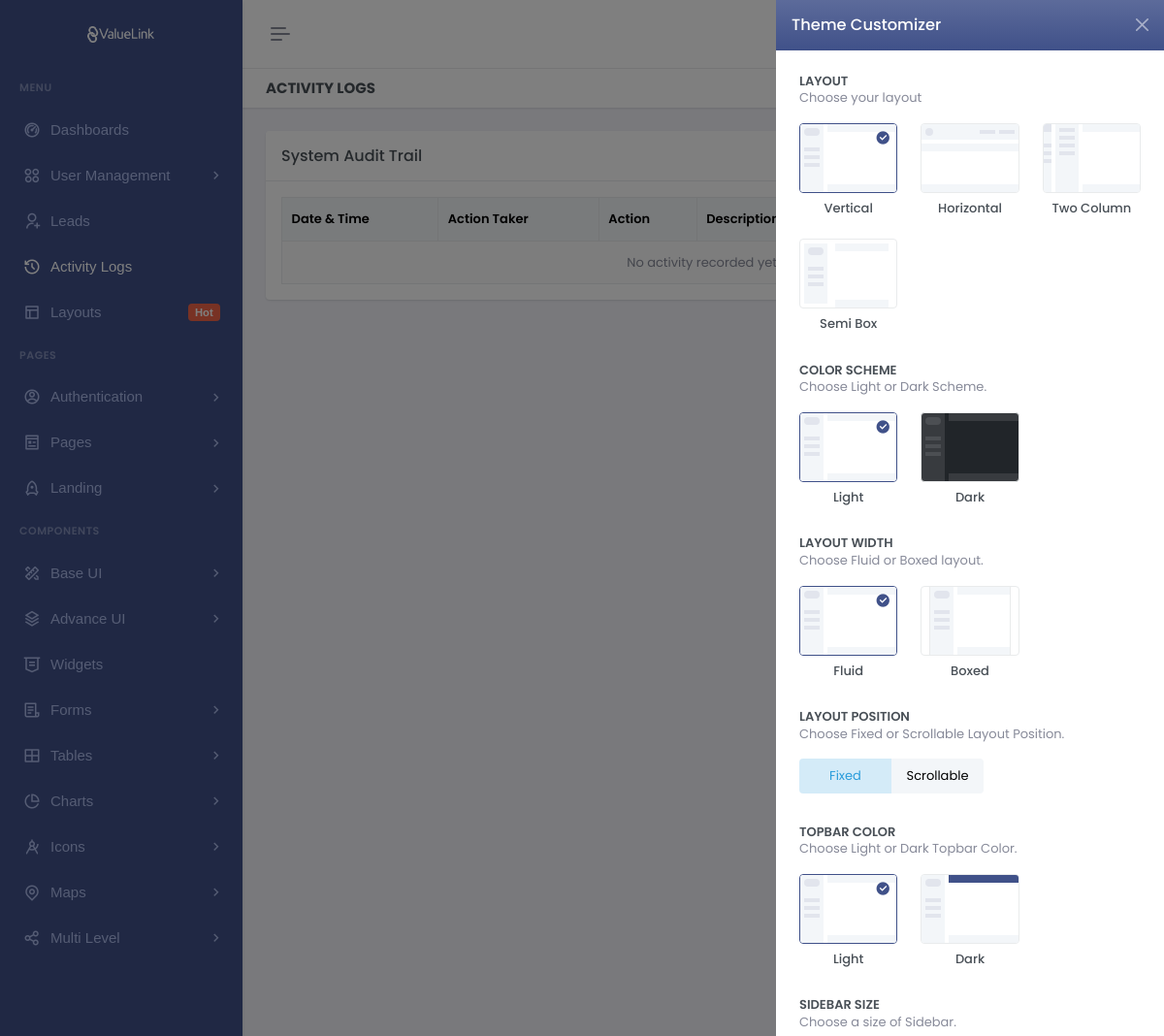
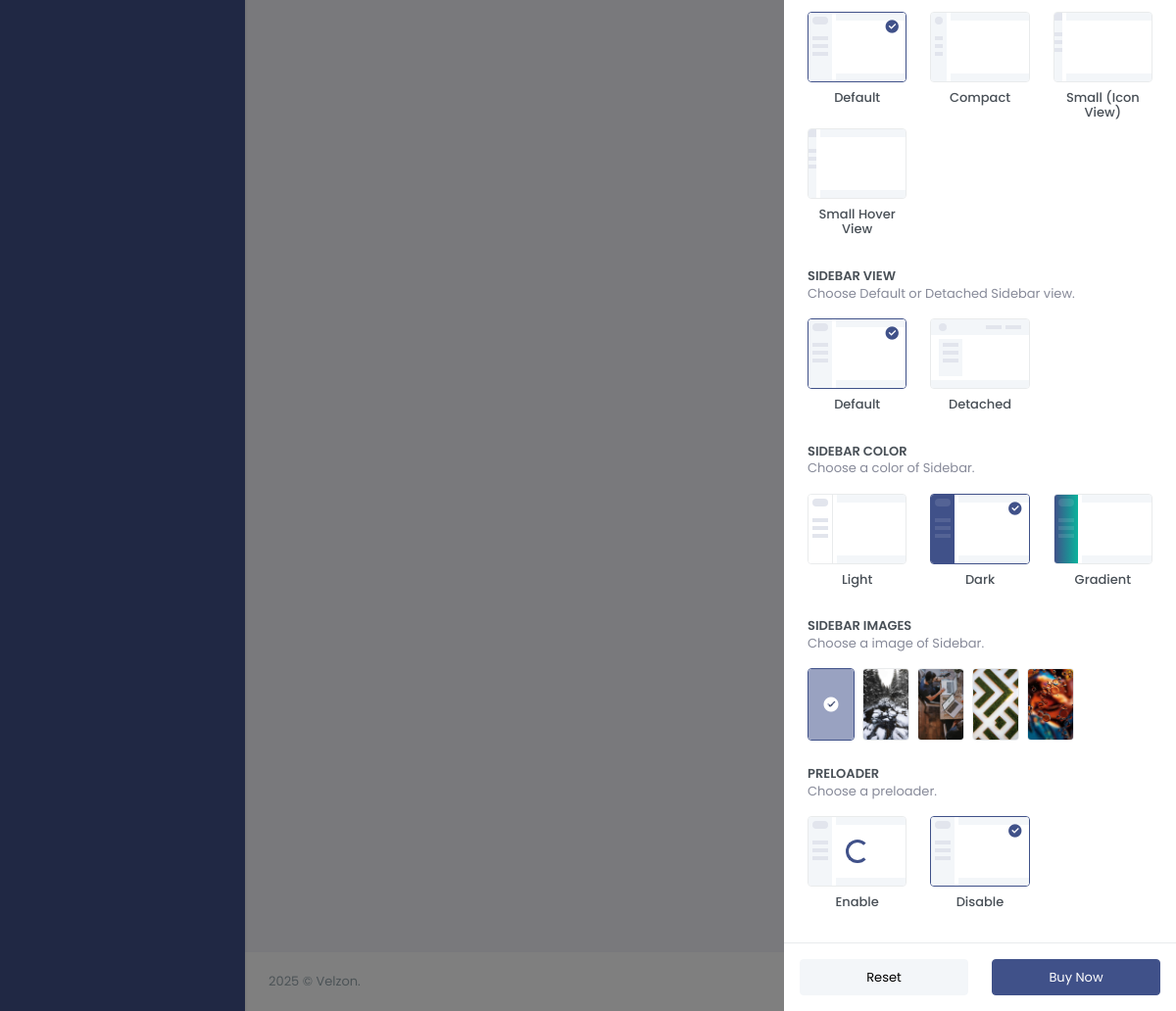
The page /logs.php (signed in) on the database as committed earlier (2 pictures, top to bottom).
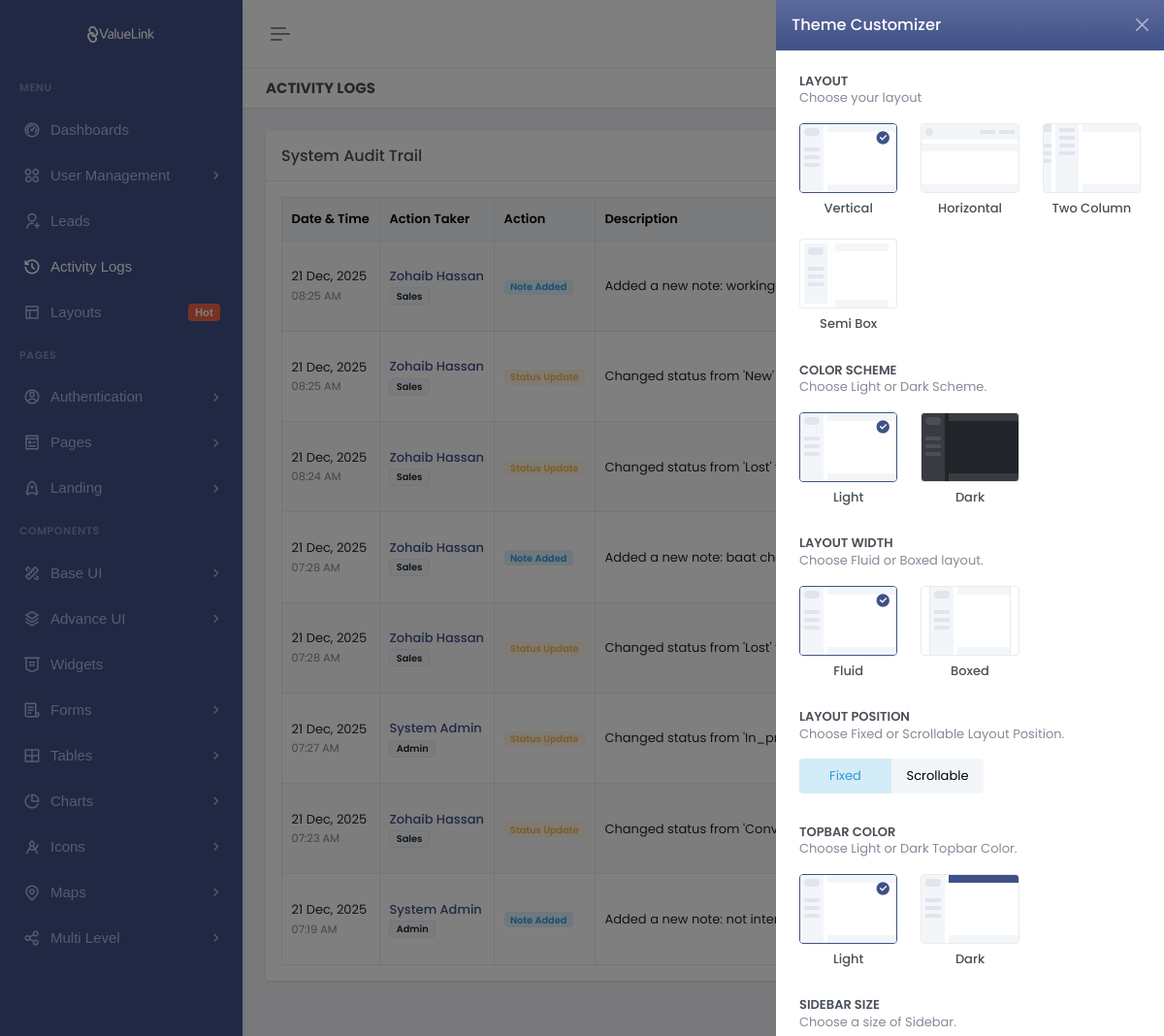
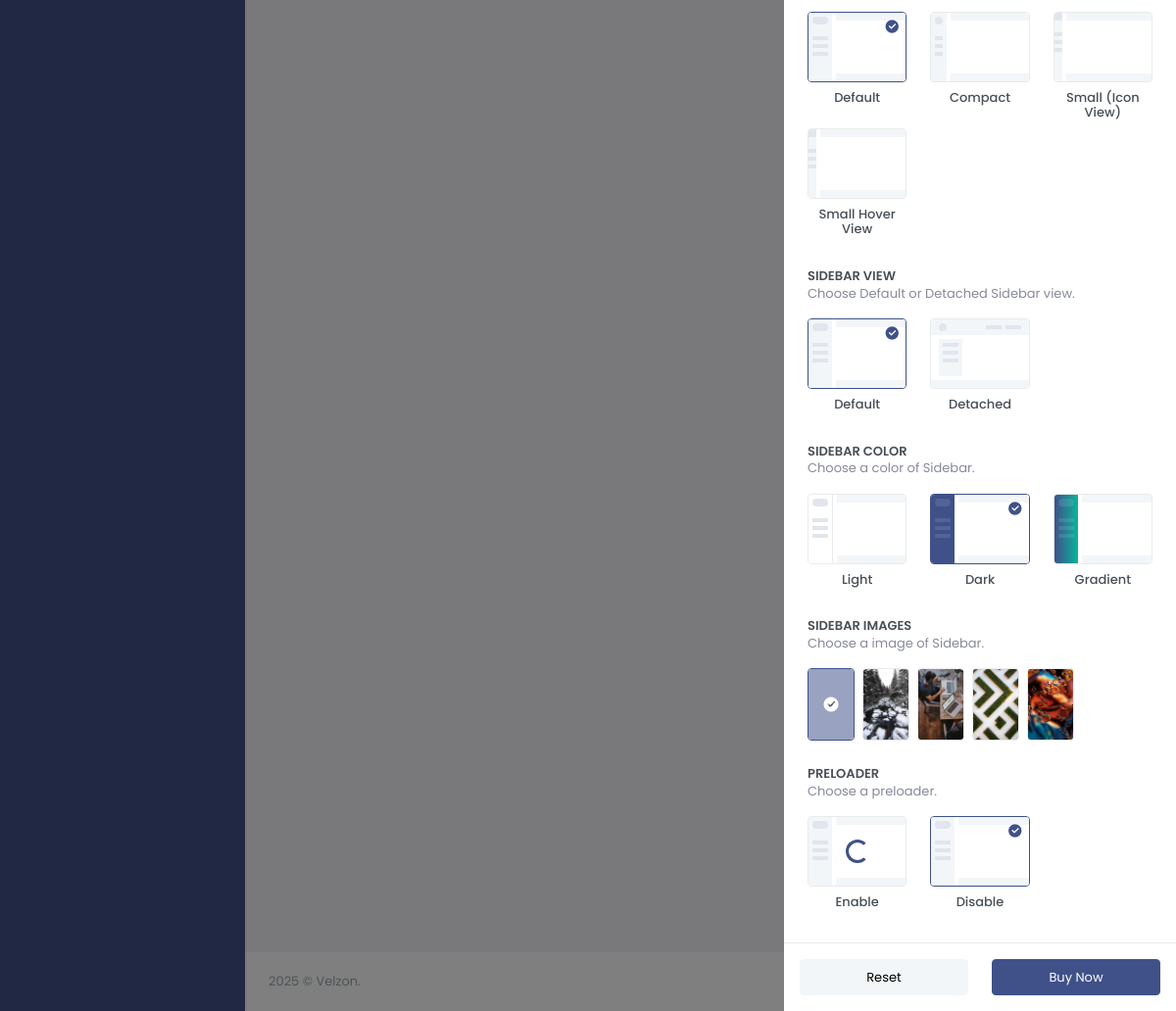
The same page on the database as committed later (2 pictures, top to bottom).
### tables this page shows
CREATE TABLE `activity_logs` (
  `id` int(11) NOT NULL,
  `user_id` int(11) NOT NULL,
  `lead_id` int(11) DEFAULT NULL,
  `lead_name` varchar(150) DEFAULT NULL,
  `lead_email` varchar(150) DEFAULT NULL,
  `lead_form` varchar(150) DEFAULT NULL,
  `lead_created_at` datetime DEFAULT NULL,
  `action_type` varchar(50) DEFAULT NULL,
  `description` text DEFAULT NULL,
  `created_at` timestamp NOT NULL DEFAULT current_timestamp()
);

CREATE TABLE `users` (
  `id` int(11) NOT NULL,
  `name` varchar(100) NOT NULL,
  `email` varchar(150) NOT NULL,
  `password` varchar(255) NOT NULL,
  `role` enum('admin','marketing','sales') NOT NULL DEFAULT 'marketing',
  `is_active` tinyint(1) NOT NULL DEFAULT 1,
  `reset_token` varchar(255) DEFAULT NULL,
  `reset_token_expiry` datetime DEFAULT NULL,
  `created_at` datetime DEFAULT current_timestamp(),
  `updated_at` datetime DEFAULT current_timestamp() ON UPDATE current_timestamp(),
  `image` varchar(255) DEFAULT 'default.png'
);

### logs.php (the view, shortened to what the rows shown need)
<?php
require_once 'config/db.php';
$sql = "SELECT logs.*, u.name as action_taker_name, u.role as action_taker_role
        FROM activity_logs logs
        LEFT JOIN users u ON logs.user_id = u.id
        ORDER BY logs.created_at DESC";
$stmt = $pdo->query($sql);
$logs = $stmt->fetchAll();
require_once 'includes/header.php';
?>
<div class="main-content">
    <div class="page-content">
        <div class="container-fluid">
            <div class="row">
                <div class="col-lg-12">
                    <div class="card">
                        <div class="card-body">
                            <div class="table-responsive">
                                <table class="table table-bordered table-striped align-middle mb-0">
                                    <thead class="table-light">
                                        <tr>
                                            <th>Date & Time</th>
                                            <th>Action Taker</th>
                                            <th>Action</th>
                                            <th>Description</th>
                                            <th>Lead Details (Snapshot)</th>
                                        </tr>
                                    </thead>
                                    <tbody>
                                        <?php if (count($logs) > 0): ?>
                                            <?php foreach ($logs as $log): ?>
                                                <tr>
                                                    <td style="white-space: nowrap;">
                                                        <?php echo date('d M, Y', strtotime($log['created_at'])); ?><br>
                                                        <small class="text-muted"><?php echo date('h:i A', strtotime($log['created_at'])); ?></small>
                                                    </td>
                                                    <td>
                                                        <span class="fw-medium text-primary">
                                                            <?php echo htmlspecialchars($log['action_taker_name'] ?? 'Unknown User'); ?>
                                                        </span><br>
                                                        <span class="badge bg-light text-body border">
                                                            <?php echo ucfirst(htmlspecialchars($log['action_taker_role'] ?? 'N/A')); ?>
                                                        </span>
                                                    </td>
                                                    <td>
                                                        <?php
                                                            $type = $log['action_type'];
                                                            $badgeClass = 'secondary';
                                                            if($type == 'Status Update') $badgeClass = 'warning';
                                                            if($type == 'Note Added') $badgeClass = 'info';
                                                        ?>
                                                        <span class="badge bg-<?php echo $badgeClass; ?>-subtle text-<?php echo $badgeClass; ?>">
                                                            <?php echo htmlspecialchars($type); ?>
                                                        </span>
                                                    </td>
                                                    <td>
                                                        <?php echo htmlspecialchars($log['description']); ?>
                                                    </td>
                                                    <td>
                                                        <small class="d-block text-muted"><strong>Form:</strong> <?php echo htmlspecialchars($log['lead_form']); ?></small>
                                                        <small class="d-block text-muted"><strong>Name:</strong> <?php echo htmlspecialchars($log['lead_name']); ?></small>
                                                        <small class="d-block text-muted"><strong>Email:</strong> <?php echo htmlspecialchars($log['lead_email']); ?></small>
                                                        <small class="d-block text-muted"><strong>Received:</strong> <?php echo date('d M, Y', strtotime($log['lead_created_at'])); ?></small>
                                                    </td>
                                                </tr>
                                            <?php endforeach; ?>
                                        <?php else: ?>
                                            <tr>
                                                <td colspan="5" class="text-center text-muted">No activity recorded yet.</td>
                                            </tr>
                                        <?php endif; ?>
                                    </tbody>
                                </table>
                            </div>
                        </div>
                    </div>
                </div>
            </div>
        </div>
    </div>
    <?php require_once 'includes/footer.php'; ?>

Rows that differ between the two databases and show on the page:
added activity_logs: created_at "21 Dec, 2025", created_at "08:25 AM", user.name "Zohaib Hassan", user.role "Sales", action_type "Note Added", description "Added a new note: working on it!..."
added activity_logs: created_at "21 Dec, 2025", created_at "08:25 AM", user.name "Zohaib Hassan", user.role "Sales", action_type "Status Update", description "Changed status from 'New' to 'In_progress'"
added activity_logs: created_at "21 Dec, 2025", created_at "08:24 AM", user.name "Zohaib Hassan", user.role "Sales", action_type "Status Update", description "Changed status from 'Lost' to 'New'"
added activity_logs: created_at "21 Dec, 2025", created_at "07:28 AM", user.name "Zohaib Hassan", user.role "Sales", action_type "Note Added", description "Added a new note: baat chal rahi ha..."
added activity_logs: created_at "21 Dec, 2025", created_at "07:28 AM", user.name "Zohaib Hassan", user.role "Sales", action_type "Status Update", description "Changed status from 'Lost' to 'In_progress'"
added activity_logs: created_at "21 Dec, 2025", created_at "07:27 AM", user.name "System Admin", user.role "Admin", action_type "Status Update", description "Changed status from 'In_progress' to 'Lost'"
added activity_logs: created_at "21 Dec, 2025", created_at "07:23 AM", user.name "Zohaib Hassan", user.role "Sales", action_type "Status Update", description "Changed status from 'Converted' to 'In_progress'"
added activity_logs: created_at "21 Dec, 2025", created_at "07:19 AM", user.name "System Admin", user.role "Admin", action_type "Note Added", description "Added a new note: not interested..."
Other text that changed with them:
text no longer shown: "No activity recorded yet."
